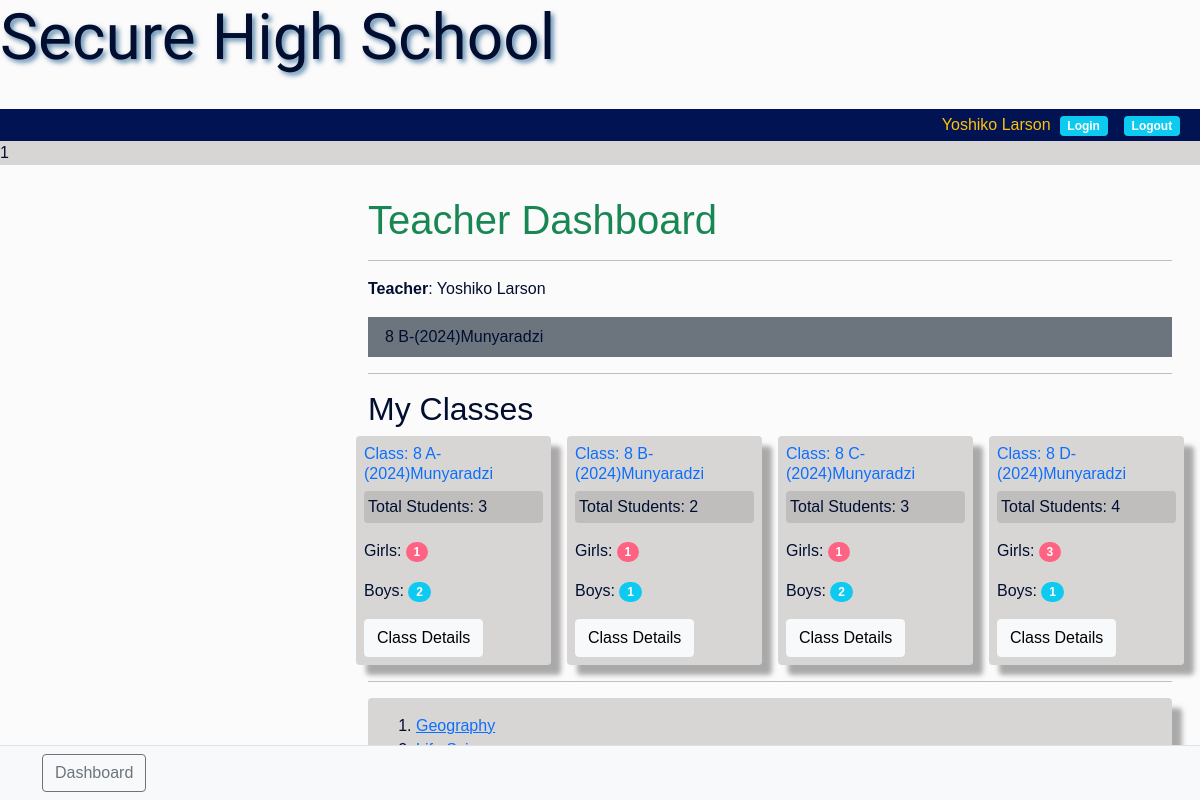
Screenshot of / (signed in) with the database file from the repository.
### customadmin/models.py (models this page shows, shortened)
class CustomUser(AbstractBaseUser, PermissionsMixin):
    USER_TYPE = (
        ('student', 'STUDENT'),
        ('teacher', 'TEACHER'),
        ('school_admin', 'SCHOOL_ADMIN'),
        ('deputy_head', 'DEPUTY_HEAD'),
        ('school_head', 'SCHOOL_HEAD'),
        ('district_admin', 'DISTRICT_ADMIN'),
    )
    POSITION = (
        ('admin', 'ADMIN'),
        ('user', 'USER'),
        ('staff', 'STAFF'),
        ('student', 'STUDENT'),
    )
    email       = models.EmailField(unique=True)
    first_name  = models.CharField(max_length=30)
    last_name   = models.CharField(max_length=30)
    position    = models.CharField(max_length=30, choices=POSITION)
    user_type   = models.CharField(max_length=30, choices=USER_TYPE)
    is_active   = models.BooleanField(default=True)
    is_staff    = models.BooleanField(default=False)
    is_school_superuser = models.BooleanField(default=False)
    objects     = CustomUserManager()
    USERNAME_FIELD = 'email'
    REQUIRED_FIELDS = ['first_name', 'last_name']
    def __str__(self):
        return f'{self.first_name} {self.last_name}'

### student/models.py (models this page shows, shortened)
class ClassRoom(models.Model):
    name      = models.ForeignKey(ClassName, on_delete=models.CASCADE)
    grd_level = models.ForeignKey(GradeLevel, on_delete=models.CASCADE, null=True, blank=True)
    students  = models.ManyToManyField(StudentProfile, blank=True)
    class_teacher = models.ForeignKey(CustomUser, on_delete=models.SET_NULL, null=True, blank=True, related_name='assigned_class')
    max_capacity  = models.PositiveIntegerField(default=45)
    date          = models.DateField(auto_now_add=True)
    year          = models.ForeignKey(AcademicCalendar, on_delete=models.CASCADE, null=True, blank=True)
    def __str__(self):
        return f"{self.name}"
    class Meta:
        ordering = ['name']

### customsettings/models.py (models this page shows)
class ClassName(models.Model):
    CLASS_CHOICES = [
        ('A', 'A'),('B', 'B'),('C', 'C'),('D', 'D'),('E', 'E'),
    ]
    schoolprofile  = models.ForeignKey(SchoolProfile, on_delete=models.CASCADE,blank=True, null=True)
    grd_level      = models.ForeignKey(GradeLevel, on_delete=models.CASCADE, null=True, blank=True)
    classname      = models.CharField(max_length= 1, choices=CLASS_CHOICES)
    academic_year  = models.ForeignKey(AcademicCalendar, on_delete=models.CASCADE, null=True, blank=True)
    date           = models.DateField(auto_now_add=True)
    def __str__(self):
        return f"{self.grd_level} {self.classname}-({self.academic_year}){self.schoolprofile }"

class SchoolProfile(models.Model):
    school_name  = models.OneToOneField(District_School_Registration, on_delete=models.CASCADE, blank=True, null=True)
    school_logo  = models.ImageField(upload_to='school_logos/', blank=True, null=True)
    facebook     = models.URLField(blank=True)
    twitter      = models.URLField(blank=True)
    instagram    = models.URLField(blank=True)
    school_subjects   = models.ManyToManyField('SchoolSubject')
    is_setup_complete = models.BooleanField(default=False)
    def __str__(self):
       return f'{self.school_name}'

class SchoolSubject(models.Model):
    subjects             = models.ManyToManyField(Subjects)
    schoolprofile_name   = models.ForeignKey(SchoolProfile, on_delete=models.CASCADE,blank=True, null=True)
    def __str__(self):
        return ', '.join(str(subject) for subject in self.subjects.all())

### district/models.py (models this page shows)
class GradeLevel(models.Model):
    class GradeLevels(models.IntegerChoices):
        EIGHT  = 8, '8'
        NINE   = 9, '9'
        TEN    = 10, '10'
        ELEVEN = 11, '11'
        TWELVE = 12, '12'
    grade_level = models.IntegerField(choices=GradeLevels.choices)
    def __str__(self):
        return str(self.grade_level)

class AcademicCalendar(models.Model):
    academic_year = models.PositiveIntegerField(default=datetime.datetime.now().year, blank=True, null=True)
    term_1_start_date = models.DateField(blank=True, null=True)
    term_1_end_date   = models.DateField(blank=True, null=True)
    term_2_start_date = models.DateField(blank=True, null=True)
    term_2_end_date   = models.DateField(blank=True, null=True)
    term_3_start_date = models.DateField(blank=True, null=True)
    term_3_end_date   = models.DateField(blank=True, null=True)
    term_4_start_date = models.DateField(blank=True, null=True)
    term_4_end_date   = models.DateField(blank=True, null=True)
    is_current = models.BooleanField(default=True)
    def __str__(self):
        return f'{self.academic_year}'

class District_School_Registration(models.Model):
    school_name   = models.CharField(max_length=255,blank=True, null=True)
    address       = models.TextField(blank=True, null=True)
    phone_number  = models.CharField(max_length=20,blank=True, null=True)
    email         = models.EmailField(blank=True, null=True)
    def __str__(self):
        return f'{self.school_name}'

class Subjects(models.Model):
    subjects = models.CharField(max_length=50,blank=True,null=True)
    def __str__(self):
        return f'{self.subjects}'
    class Meta:
        verbose_name_plural = 'Subjects'

### customadmin/views.py (the view, shortened to what this page needs)
# urls.py: path('', views.dashboard,name='dashbard'),
@login_required
def dashboard(request):
    user = request.user
    context = {}
    print(f"User: {user.email}, Groups: {user.groups.all()}")  # Debugging statement:
    import logging
    logger = logging.getLogger(__name__)
    if request.user.groups.filter(name='teacher').exists():
        try:
            teacher_profile = TeacherProfile.objects.get(teacher=request.user)
            school = teacher_profile.assigned_school
            my_assigned_class = teacher_profile.assigned_class
            my_classes = teacher_profile.classes_taught.all()
            my_classes_students = []
            for class_ in my_classes:
                students = class_.students.all()
                female_students = students.filter(gender='female')
                male_students = students.filter(gender='male')
                students_count = students.count()
                my_classes_students.append({
                    'class_': class_,
                    'students': students,
                    'female_students': female_students,
                    'students_count': students_count,
                    'male_students': male_students,
                })
            context = {
                'my_classes_students': my_classes_students,
                'my_subjects': teacher_profile.subjects_taught.all(),
                'my_assigned_class':my_assigned_class
            }
            return render(request, 'customadmin/dashboard/teacher_dashboard.html', context)
        except TeacherProfile.DoesNotExist:
            logger.error("TeacherProfile does not exist for user: %s", request.user)

### customadmin/templatetags/custom_tags.py (called while the page is built)
@register.simple_tag
def get_dashboard_url(user):
    if user.groups.filter(name='student').exists():
        return reverse('high_level_dashboard')
    elif user.groups.filter(name='staff').exists():
        return reverse('teacher_dashboard')
    elif user.groups.filter(name='school_admin').exists():
        return reverse('school_admin_dashboard')
    elif user.groups.filter(name='deputy_head').exists():
        return reverse('deputy_head_dashboard')
    elif user.groups.filter(name='school_head').exists():
        return reverse('school_head_dashboard')
    else:
        return reverse('default_dashboard')

### templates/customadmin/dashboard/teacher_dashboard.html
{% extends "partials/teacher-base.html" %}
{% load crispy_forms_tags %}
{% block content %}
<div class="container w-75 offset-2 p-5">
    <h1 class="text-success">Teacher Dashboard</h1>
    <hr>
    <p><strong>Teacher</strong>: {{ request.user }}</p>
    <p class="bg-secondary p-2">&nbsp;&nbsp;{{my_assigned_class}}</p>
    <hr>
    <h2>My Classes</h2>
    <div class="row d-flex gap-3 ">
        {% if my_classes_students %}
            {% for class_info in my_classes_students %}
            <div class="col-md bg1 rounded shado p-2">
                <h6 class="text-primary">Class: {{ class_info.class_.name }}</h6>
                <p class="bg1 p-1 rounded">Total Students: {{ class_info.students_count }}</p>
                <p>Girls: <span class="badge rounded-pill bggirls">{{ class_info.female_students.count }}</span></p>
                <p>Boys: <span class="badge rounded-pill bg-info">{{ class_info.male_students.count }}</span></p>
                <a href="{% url 'classroom_details' pk=class_info.class_.id %}" class="btn btn-light">Class Details</a>
            </div>
            {% endfor %}
        {% else %}
            <p>No classes assigned.</p>
        {% endif %}
    </div>
    <hr>
    <div class="col-md shado p-3 bg1 mt-3 rounded">
        {% if my_subjects %}
        <ol>
            {% for subject in my_subjects %}
            <li><a href="{% url 'capture' subject.id %}">{{ subject }}</a></li>
            {% endfor %}
        </ol>
        {% else %}
        <p>No subjects assigned.</p>
        {% endif %}
    </div>
</div>
{% endblock %}

### templates/partials/teacher-nav.html
{% load custom_tags %}
<nav class=" position-fixed" style="height: 100px; width:100%">
    <h1 class="display-3 pirata "> Secure High School </h1>
    <br>
    <div class="bg3 p-1 d-flex justify-content-end" style="width: 100%;">
        <span class="text-warning">{{ request.user }}&nbsp;&nbsp; </span>
        <a href="{% url 'login' %}" class="text-white me-3"><span class="badge bg-info">Login</span> </a>
        <a href="{% url 'account_logout' %}" class="text-white me-3"><span class="badge bg-info">Logout</span></a>
    </div>
    <div class="bg1">1</div>
</nav>

### static/css/academia.css (style rules this page uses)
.bggirls { background-color:rgba(255, 99, 132, 1); }
body { background: rgb(252, 251, 251); color: rgb(1, 14, 48); font-family: sans-serif; font-weight: 400; font-style: normal; }

### static/css/base.css (style rules this page uses)
.pirata { text-shadow: 3px 3px 5px rgba(24, 90, 141, 0.7); font-family: 'Pirata One', system-ui, sans-serif; font-weight: 500; font-style: normal; }
.bg1 { background-color: rgba(143, 143, 141, 0.336); }
.bg3 { background-color: #011353; }
nav { display: inline-block; }
.shado { box-shadow: 10px 10px 5px rgba(89, 89, 90, 0.507); }

### rows the page displays
CustomUser: user "Yoshiko Larson"
ClassRoom: name.school_name "8 B-(2024)Munyaradzi", class_.name "8 B-(2024)Munyaradzi", students_count "2", female_students.count "1", male_students.count "1"
ClassRoom: class_.name "8 A-(2024)Munyaradzi", students_count "3", female_students.count "1", male_students.count "2"
ClassRoom: class_.name "8 C-(2024)Munyaradzi", students_count "3", female_students.count "1", male_students.count "2"
ClassRoom: class_.name "8 D-(2024)Munyaradzi", students_count "4", female_students.count "3", male_students.count "1"
SchoolSubject: id.subjects "Geography"
